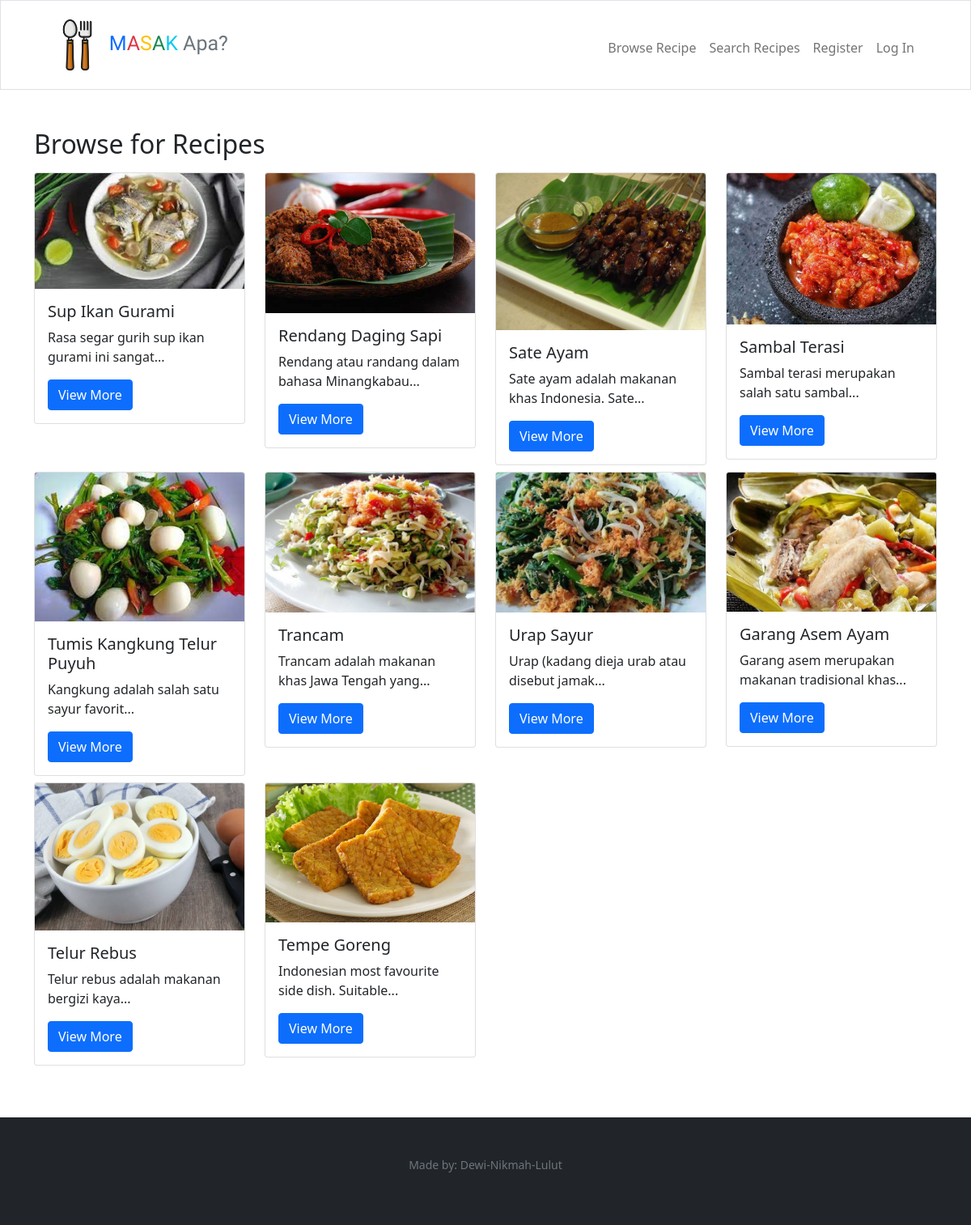
The app's page /recipe/show/all with its own data.
### tables this page shows
CREATE TABLE "recipes" (
	"id"	integer NOT NULL,
	"name"	TEXT NOT NULL,
	"origin_id"	integer NOT NULL,
	"image"	varchar,
	"created_at"	datetime DEFAULT CURRENT_TIMESTAMP,
	"updated_at"	datetime DEFAULT CURRENT_TIMESTAMP,
	"description"	TEXT,
	"img_src"	TEXT,
	"recipe_src"	TEXT,
	PRIMARY KEY("id" AUTOINCREMENT),
	FOREIGN KEY("origin_id") REFERENCES "origins"("id") on delete cascade on update cascade
);

### app.py (the view)
@app.route("/recipe/show/all", methods=["GET", "POST"])
def show_recipes():
    global search_result
    if request.method == "GET":
        search_result.clear()
        recipes = db.execute("select recipes.id, recipes.name as recipe_name, recipes.image, recipes.description, recipe_ingredients.qty, instructions.instructions, units.name as unit_name from recipes inner join recipe_ingredients on recipes.id = recipe_ingredients.recipe_id inner join ingredients on recipe_ingredients.ingredients_id = ingredients.id inner join units on recipe_ingredients.unit_id = units.id inner join instructions on recipes.id = instructions.recipe_id group by recipes.id order by recipes.created_at desc")
        return render_template("show_recipes.html", recipes=recipes)

### app.py (called while the page is built)
@app.after_request
def after_request(response):
    response.headers["Cache-Control"] = "no-cache, no-store, must-revalidate"
    response.headers["Expires"] = 0
    response.headers["Pragma"] = "no-cache"
    return response

### templates/show_recipes.html
{% extends "layout.html" %} {% block title %} Recipes {% endblock %} {% block
main %}
<div class="container-lg mt-1 mb-3">
  <h2>Browse for Recipes</h2>
  <div class="row mt-2">
    {% for recipe in recipes %}
    <div class="col-lg-3 mt-2">
      <div class="card" style="width: 100%">
        <img
          src="/static/uploads/{{ recipe['image'] }}"
          class="card-img-top card-size"
          alt="IoT course thumbnail"
        />
        <div class="card-body">
          <h5 class="card-title">{{ recipe["recipe_name"] }}</h5>
          <p class="card-text">{{ recipe["description"]|truncate(50) }}</p>
          <a href="/recipe/show/{{ recipe['id'] }}" class="btn btn-primary"
            >View More</a
          >
        </div>
      </div>
    </div>
    {% endfor %}
  </div>
  <div class="spacing p-4"></div>
</div>
{% endblock %}

### static/style.css (style rules this page uses)
.card-size { width: 100%; height: 100%; }

### records on screen
recipes: image (picture), recipe_name "Sup Ikan Gurami", description "Rasa segar gurih sup ikan gurami ini sangat..."
recipes: image (picture), recipe_name "Rendang Daging Sapi", description "Rendang atau randang dalam bahasa Minangkabau..."
recipes: image (picture), recipe_name "Sate Ayam", description "Sate ayam adalah makanan khas Indonesia. Sate..."
recipes: image (picture), recipe_name "Sambal Terasi", description "Sambal terasi merupakan salah satu sambal..."
recipes: image (picture), recipe_name "Tumis Kangkung Telur Puyuh", description "Kangkung adalah salah satu sayur favorit..."
recipes: image (picture), recipe_name "Trancam", description "Trancam adalah makanan khas Jawa Tengah yang..."
recipes: image (picture), recipe_name "Urap Sayur", description "Urap (kadang dieja urab atau disebut jamak..."
recipes: image (picture), recipe_name "Garang Asem Ayam", description "Garang asem merupakan makanan tradisional khas..."
recipes: image (picture), recipe_name "Telur Rebus", description "Telur rebus adalah makanan bergizi kaya..."
recipes: image (picture), recipe_name "Tempe Goreng", description "Indonesian most favourite side dish. Suitable..."
